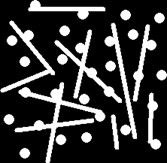
#> input picture circles_lines.jpg, 167 x 163 px
$ jupyter execute --allow-errors Homework2_problem2.ipynb
#> lines starting #> are read from the running program, lines starting #| are printed output that depends on the picture; after the words box and inside, x2 and y2 are one past the last pixel; in counts of white or black regions, pixels touching at a corner belong together
[cell 1]
import matplotlib.pyplot as plt
import numpy as np
import cv2
import copy
import skimage.morphology as sm
import matplotlib.pyplot as plt
import scipy as sp
import skimage
import pandas as pd
import copy

[cell 2]
def centroid(img):
    dict1={}
    list1=[]
    for i in range(img.shape[0]):
        for j in range(img.shape[1]):
            if img[i][j]!=0:
                if img[i][j] not in dict1:
                    dict1[img[i][j]]=[i,i,j,j]
                else:
                    dict1[img[i][j]][0]=min(dict1[img[i][j]][0],i)
                    dict1[img[i][j]][1]=max(dict1[img[i][j]][1],i)
                    dict1[img[i][j]][2]=min(dict1[img[i][j]][2],j)
                    dict1[img[i][j]][3]=max(dict1[img[i][j]][3],j)
    for i in dict1:
        a=((dict1[i][1]-dict1[i][0])/2,dict1[i][3]-dict1[i][2]/2)
        list1.append(a)
    return list1

[cell 3]
img = plt.imread('circles_lines.jpg') # Read an image
#> img is the input picture: shape (163, 167, 3); min 0, max 255, mean 57
plt.imshow(img) # Show the original image
plt.show()

[cell 4]
new_img=[]
for i in range(img.shape[0]):
    temp=[]
    for j in range(img.shape[1]):
        temp.append(img[i][j][0])
    new_img.append(temp)
#> after the loop, new_img = 163 items
new_img=np.array(new_img)

[cell 5]
dst=sm.binary_opening(new_img,sm.disk(5))
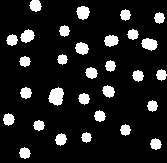
#> dst: shape (163, 167) bool; 11.9% white; 30 white regions, largest, box (x1, y1, x2, y2) and area: (48, 87, 64, 106) 211, (141, 38, 158, 51) 152, (76, 6, 90, 20) 142
plt.imshow(dst,cmap="gray")
plt.show()

[cell 6]
dst_show=copy.deepcopy(dst)

[cell 7]
label=sp.ndimage.measurements.label(dst)
#> (the rest of this cell did not finish here and is left out)

[cell 8]
area_list=centroid(label[0])
#> after the loop in centroid, `for i in range(img.shape[0]):`: dict1 = 30 items
#> the loop in centroid, `for i in dict1:` made 30 passes
#> a on passes 1 to 12: (5.5, 26.5), (6.5, 51), (5.5, 70), (5.5, 87), (5.5, 39.5), (6.5, 24), (5, 74.5), (5.5, 14), (5.5, 66), (6, 86.5), (6, 50.5), (5, 38.5)
#> after the loop in centroid, `for i in dict1:`: list1 = 30 pairs, first value 5 to 9, second value 12.5 to 88
#> area_list has the same summary as list1 in centroid
areas=[i for i in range(1,31)]
#> areas = 30 values from 1 to 30
pd.DataFrame({"centroids":area_list,"areas":areas})
#> Out = table of 30 rows and 2 columns

[cell 9]
plt.imshow(label[0],cmap='tab20_r')#viridis_r
plt.colorbar()
plt.show()
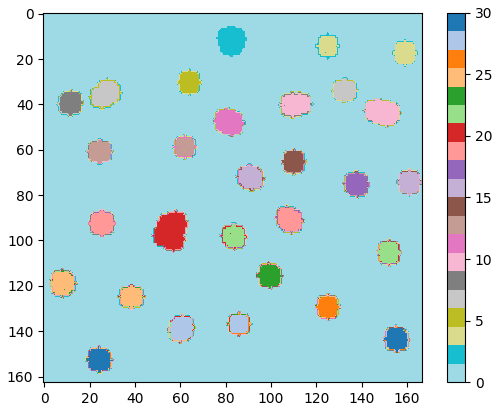
#> figure drawn by matplotlib, 2 panels

[cell 10]
img2 = plt.imread('lines.jpg') # Read an image
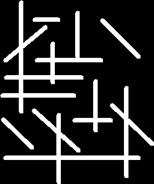
#> input picture lines.jpg, 154 x 184 px
#> img2 is the input picture: shape (184, 154, 3); min 0, max 255, mean 43.3
plt.imshow(img2) # Show the original image
plt.show()

[cell 11]
new_img2=[]
for i in range(img2.shape[0]):
    temp=[]
    for j in range(img2.shape[1]):
        temp.append(img2[i][j][0])
    new_img2.append(temp)
#> after the loop, new_img2 = 184 items
new_img2=np.array(new_img2)

[cell 12]
dst2=sm.binary_opening(new_img2,sm.rectangle(10,5))
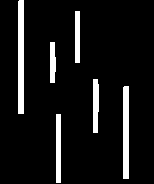
#> dst2: shape (184, 154) bool; 8.3% white; 6 white regions, box (x1, y1, x2, y2) and area: (18, 0, 24, 114) 683, (123, 86, 129, 179) 557, (56, 114, 61, 183) 345, (93, 79, 99, 133) 298, (75, 11, 80, 63) 260, (50, 42, 56, 83) 220
plt.imshow(dst2,cmap="gray")
plt.show()

[cell 13]
label2=sp.ndimage.measurements.label(dst2)
#> (the rest of this cell did not finish here and is left out)

[cell 14]
area_list2=centroid(label2[0])
#> the loop in centroid (call 2), `for i in dict1:` made 6 passes
#> a on passes 1 to 6: (56.5, 14), (25.5, 41.5), (20, 30), (26.5, 51.5), (46, 66.5), (34, 32)
#> area_list2 = [(56.5, 14), (25.5, 41.5), (20, 30), (26.5, 51.5), (46, 66.5), (34, 32)]
areas2=[i for i in range(1,7)]
#> areas2 = [1, 2, 3, 4, 5, 6]
longer_dimensional=[]
for i in area_list2:
    longer_dimensional.append(max(i[0],i[1])*2)
#> this loop made 6 passes
#> after the loop, longer_dimensional = [113, 83, 60, 103, 133, 68]
pd.DataFrame({"centroids":area_list2,"long_dimen":longer_dimensional,"areas":areas2})
#> Out = table of 6 rows and 3 columns

[cell 15]
plt.imshow(label2[0],cmap='tab20b')#viridis_r
plt.colorbar()
plt.show()
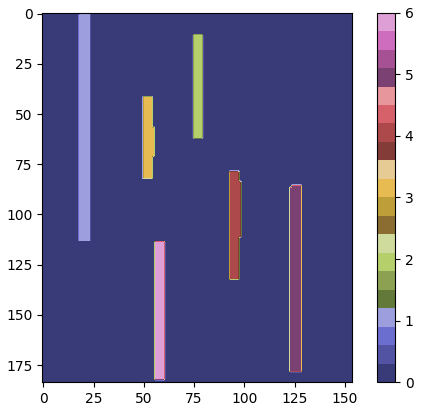
#> figure drawn by matplotlib, 2 panels
